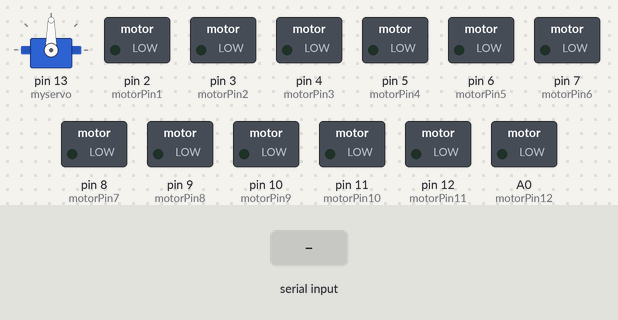
Simulated run of this sketch. Board: Arduino Uno, built with avr-gcc and run on an emulated ATmega328P. On the bench: servo, switched loads named in the sketch (green lamp = pin HIGH). The test bench sets the inputs (shaded band). What the sketch prints to the serial monitor is not drawn.

Above: at 1.2 s.
1.3 s: "x" received over Serial
4.3 s: "w" received over Serial
At 7.1 s:
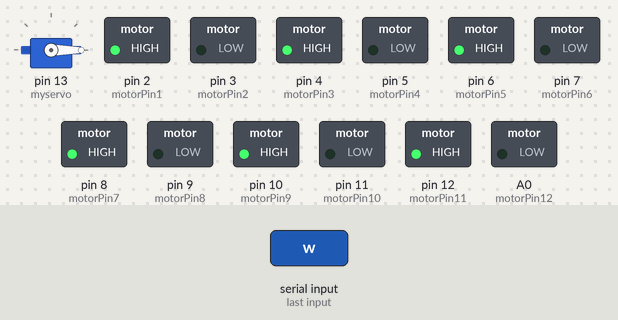
7.3 s: "a" received over Serial
At 8.0 s:
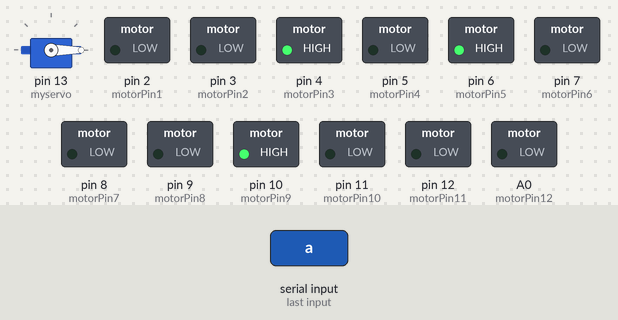
8.8 s: "d" received over Serial
At 9.1 s:
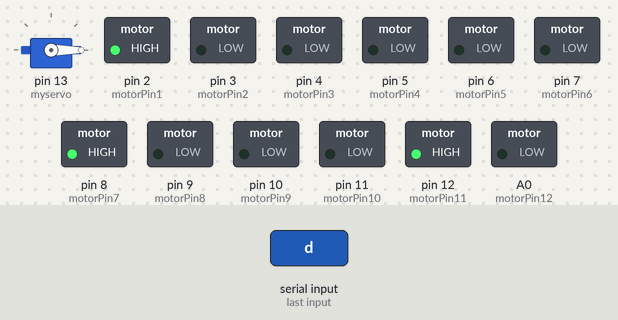
10.3 s: "x" received over Serial
At 10.76 s:
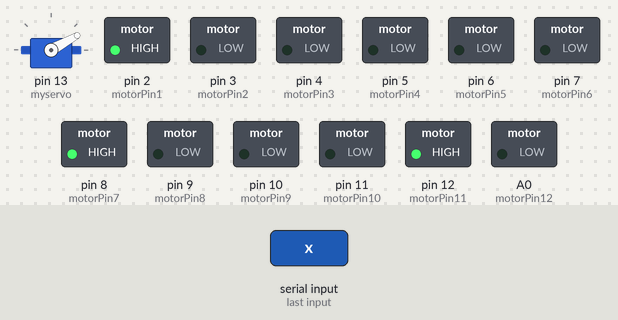
Timing chart, 0 to 14.3 s (numbered marks = the images above; inputs shaded):
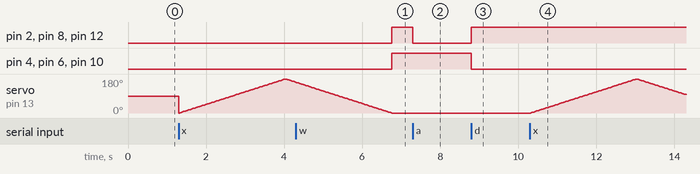

Measured:
- after the input at 4.3 s, pin 2 (motorPin1), pin 4 (motorPin3), pin 6 (motorPin5), pin 8 (motorPin7), pin 10 (motorPin9), pin 12 (motorPin11): LOW → HIGH after 2.5 s
- after the input at 7.3 s, pin 2 (motorPin1), pin 8 (motorPin7), pin 12 (motorPin11): HIGH → LOW at once
- after the input at 8.8 s, pin 2 (motorPin1), pin 8 (motorPin7), pin 12 (motorPin11): LOW → HIGH at once; pin 4 (motorPin3), pin 6 (motorPin5), pin 10 (motorPin9): HIGH → LOW at once
- after the input at 10.3 s, servo on pin 13 (myservo): rises from 0° to 180° in 2.7 s, then falls to 98° in 1.2 s

The sketch:

RHEX.ino
```cpp
#include <Servo.h>
int motorPin1 = 2;
int motorPin2 = 3;
int motorPin3=  4;
int motorPin4=  5;
int motorPin5=  6;
int motorPin6=  7;
int motorPin7 = 8;
int motorPin8 = 9;
int motorPin9= 10;
int motorPin10= 11;
int motorPin11= 12;
int motorPin12= 14;

int a=0;
int b=0;
int c=0;
Servo myservo;
int pos = 0;

void setup() {
   myservo.attach(13);
  Serial.begin(9600);


  pinMode(motorPin1, OUTPUT);
  pinMode(motorPin2, OUTPUT);
  pinMode(motorPin3, OUTPUT);
  pinMode(motorPin4,OUTPUT);
  pinMode(motorPin5, OUTPUT);
  pinMode(motorPin6,OUTPUT);
  pinMode(motorPin7, OUTPUT);
  pinMode(motorPin8, OUTPUT);
  pinMode(motorPin9, OUTPUT);
  pinMode(motorPin10,OUTPUT);
  pinMode(motorPin11, OUTPUT);
  pinMode(motorPin12,OUTPUT);

}


void loop() {


    if (Serial.available() > 0)
    {
    char s = Serial.read();
    Serial.println(s);


 if (s == 'w') {
    Serial.print("FORWARD");

    digitalWrite(motorPin1, HIGH);
    digitalWrite(motorPin2, LOW);
    digitalWrite(motorPin3, HIGH);
    digitalWrite(motorPin4, LOW);
    digitalWrite(motorPin5, HIGH);
    digitalWrite(motorPin6, LOW);
    digitalWrite(motorPin7, HIGH);
    digitalWrite(motorPin8, LOW);
    digitalWrite(motorPin9, HIGH);
    digitalWrite(motorPin10, LOW);
    digitalWrite(motorPin11, HIGH);
    digitalWrite(motorPin12, LOW);
    }
    else if (s == 'a') {
    Serial.print("LEFT");
    digitalWrite(motorPin1, LOW);
    digitalWrite(motorPin2, LOW);
    digitalWrite(motorPin3, HIGH);
    digitalWrite(motorPin4, LOW);
    digitalWrite(motorPin5, HIGH);
    digitalWrite(motorPin6, LOW);
    digitalWrite(motorPin7, LOW);
    digitalWrite(motorPin8, LOW);
    digitalWrite(motorPin9, HIGH);
    digitalWrite(motorPin10, LOW);
    digitalWrite(motorPin11, LOW);
    digitalWrite(motorPin12, LOW);

    }
    else if (s == 'd') {

    Serial.print("RIGHT");
    digitalWrite(motorPin1, HIGH);
    digitalWrite(motorPin2, LOW);
    digitalWrite(motorPin3, LOW);
    digitalWrite(motorPin4, LOW);
    digitalWrite(motorPin5, LOW);
    digitalWrite(motorPin6, LOW);
    digitalWrite(motorPin7, HIGH);
    digitalWrite(motorPin8, LOW);
    digitalWrite(motorPin9, LOW);
    digitalWrite(motorPin10, LOW);
    digitalWrite(motorPin11, HIGH);
    digitalWrite(motorPin12, LOW);
    }

      else if (s == 's') {

    Serial.print("STOP");
    digitalWrite(motorPin1, LOW);
    digitalWrite(motorPin2, LOW);
    digitalWrite(motorPin3, LOW);
    digitalWrite(motorPin4, LOW);
    digitalWrite(motorPin5, LOW);
    digitalWrite(motorPin6, LOW);
    digitalWrite(motorPin7, LOW);
    digitalWrite(motorPin8, LOW);
    digitalWrite(motorPin9, LOW);
    digitalWrite(motorPin10, LOW);
    digitalWrite(motorPin11, LOW);
    digitalWrite(motorPin12, LOW);
    }

     else if (s == 'q') {
      a=analogRead(A0);
     if (a>700)
     {
    Serial.print("GAS DETECTED");
    }
     }
     else if (s == 'e') {
      b=analogRead(A1);
     if (b>250)
     {
    Serial.print("HUMAN DETECTED");
    }
}

 else if (s == 'z') {
      c=analogRead(A2);
     if (c>200)
     {
    Serial.print("OBSTACLE DETECTED");
     }   }


if (s == 'x') {
    for (pos = 0; pos <= 180; pos += 1) { // goes from 0 degrees to 180 degrees
    // in steps of 1 degree
    myservo.write(pos);              // tell servo to go to position in variable 'pos'
    delay(15);                       // waits 15ms for the servo to reach the position
  }
  for (pos = 180; pos >= 0; pos -= 1) { // goes from 180 degrees to 0 degrees
    myservo.write(pos);              // tell servo to go to position in variable 'pos'
    delay(15);                       // waits 15ms for the servo to reach the position
  }
    }

    else if (s == 'c') {

    Serial.print("LOCATION : 9°05'37.6'N 76°29'28.4'E  Amritapuri " );

    }    }    }
```
